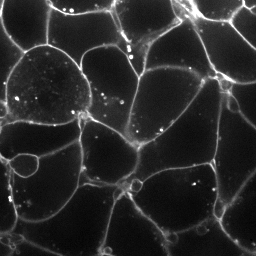
#> input picture data/membrane2d.png, 256 x 256 px
$ jupyter execute --allow-errors cell_segmentation_analysis.ipynb
#> lines starting #> are read from the running program, lines starting #| are printed output that depends on the picture; after the words box and inside, x2 and y2 are one past the last pixel; in counts of white or black regions, pixels touching at a corner belong together
# Cell Segmentation Analysis
This notebook performs cell segmentation on the provided microscopy image using the watershed algorithm.

## Step 1: Load the Image
We begin by loading the image from the specified path.

[cell 1]
import numpy as np
import matplotlib.pyplot as plt
from skimage import io

# Load the image
image = io.imread('../data/membrane2d.png', as_gray=True)
#> image is the input picture: shape (256, 256); min 0, max 255, mean 43.7

# Display the image
plt.imshow(image, cmap='gray')
plt.title('Original Image')
plt.axis('off')
plt.show()

## Step 2: Background Removal
Apply a white top-hat filter to remove background and enhance the foreground.

[cell 2]
from skimage import morphology

# Apply white top-hat transformation
selem = morphology.disk(15)
image_tophat = morphology.white_tophat(image, selem)
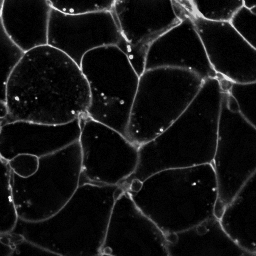
#> image_tophat: shape (256, 256); min 0, max 242, mean 21.3

# Display the result
plt.imshow(image_tophat, cmap='gray')
plt.title('White Top-hat Transformation')
plt.axis('off')
plt.show()

## Step 3: Image Thresholding
Convert the image into a binary image using Otsu's thresholding method.

[cell 3]
from skimage import filters

# Thresholding
binary = image_tophat > filters.threshold_otsu(image_tophat)
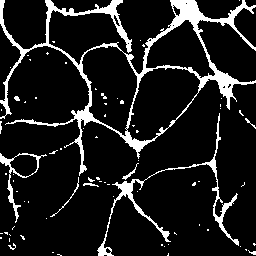
#> binary: shape (256, 256) bool; 11.3% white; 76 white regions (66 under 20 px), largest, box (x1, y1, x2, y2) and area: (0, 0, 256, 176) 5205, (97, 113, 239, 256) 1266, (0, 153, 47, 223) 392

# Display the binary image
plt.imshow(binary, cmap='gray')
plt.title('Binary Image')
plt.axis('off')
plt.show()

## Step 4: Distance Transform
Compute the distance transform of the binary image and negate it.

[cell 4]
from scipy import ndimage as ndi

# Compute and negate the distance transform
distance = ndi.distance_transform_edt(binary)
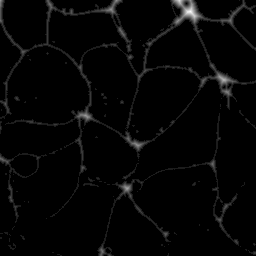
#> distance: shape (256, 256) float64; min 0, max 8.94, mean 0.186; drawn with min black and max white
distance = -distance
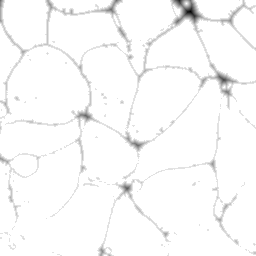
#> distance: shape (256, 256) float64; min -8.94, max 0, mean -0.186; drawn with min black and max white

# Display the distance transform
plt.imshow(distance, cmap='gray')
plt.title('Distance Transform')
plt.axis('off')
plt.show()

## Step 5: Find Local Maxima
Identify the local maxima for marker-based watershed segmentation.

[cell 5]
from skimage import feature

# Find local maxima
local_maxi = feature.peak_local_max(distance, labels=binary)
#> local_maxi = 3903 pairs, first value 1 to 254, second value 1 to 254

# Create a binary image where local maxima are 1
markers, _ = ndi.label(local_maxi)
#> markers = 3903 pairs, first value 1 to 1, second value 1 to 1

# Display the markers
plt.imshow(markers, cmap='nipy_spectral')
plt.title('Markers')
plt.axis('off')
plt.show()
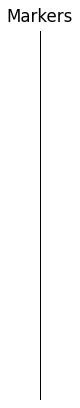
#> figure drawn by matplotlib, 1 panel

$ run again, with data/blobs.png copied over data/membrane2d.png
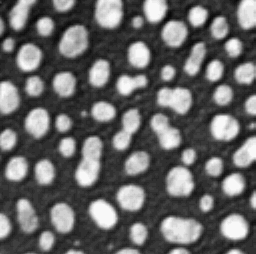
#> input picture data/blobs.png, 256 x 254 px
#> image is the input picture: shape (254, 256); min 8, max 248, mean 103.3
#> `binary = image_tophat > filters.threshold_otsu(image_tophat)`:
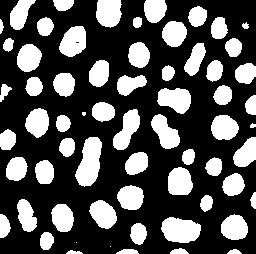
#> binary: shape (254, 256) bool; 32.3% white; 64 white regions (3 under 20 px), largest, box (x1, y1, x2, y2) and area: (75, 137, 102, 187) 898, (161, 217, 201, 243) 798, (157, 88, 191, 114) 642
#> `distance = -distance`:
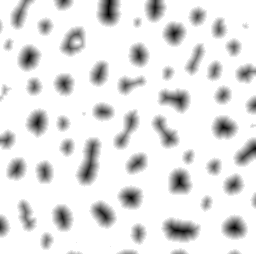
#> distance: shape (254, 256) float64; min -12.53, max 0, mean -1.28; drawn with min black and max white
#> local_maxi = 3344 pairs, first value 1 to 252, second value 1 to 254
#> markers = 3344 pairs, first value 1 to 1, second value 1 to 1

$ run again, with data/hela-cells-8bit.png copied over data/membrane2d.png
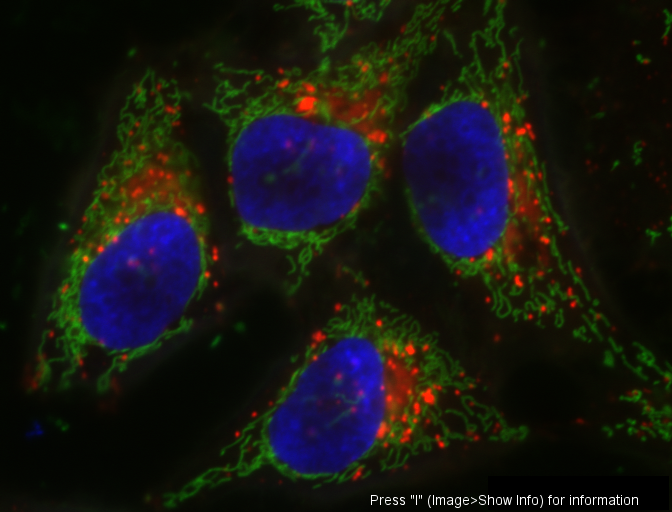
#> input picture data/hela-cells-8bit.png, 672 x 512 px
#> `binary = image_tophat > filters.threshold_otsu(image_tophat)`:
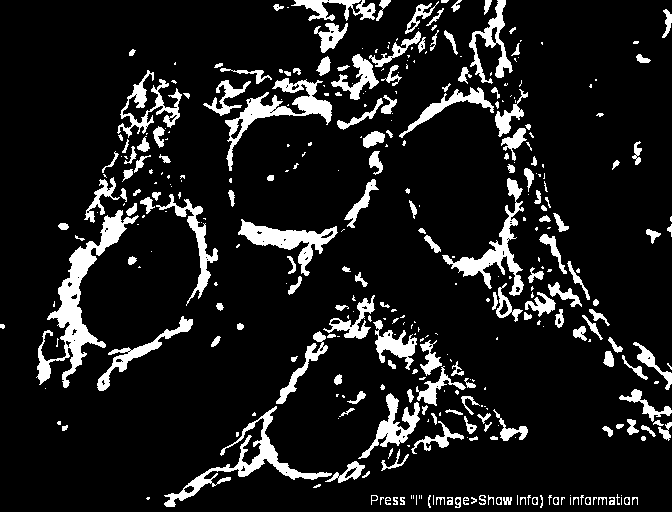
#> binary: shape (512, 672) bool; 11.5% white; 361 white regions (180 under 20 px), largest, box (x1, y1, x2, y2) and area: (36, 210, 139, 388) 3766, (164, 406, 332, 507) 2202, (225, 78, 332, 171) 2165
#> `distance = -distance`:
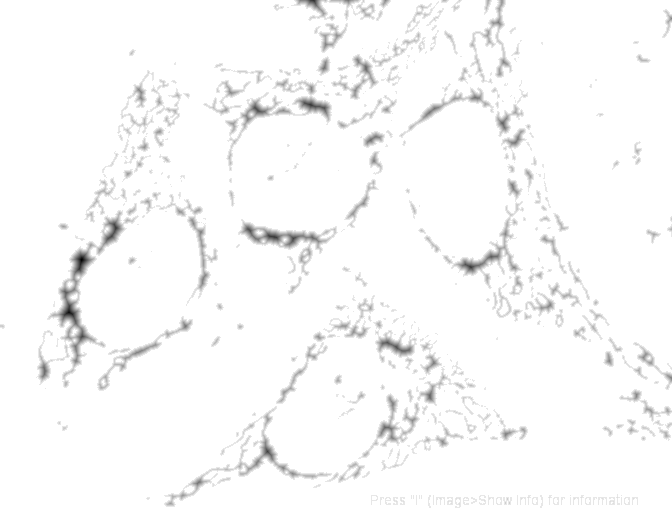
#> distance: shape (512, 672) float64; min -10.63, max 0, mean -0.232; drawn with min black and max white
#> local_maxi = 15636 pairs, first value 1 to 507, second value 1 to 670
#> markers = 15636 pairs, first value 1 to 1, second value 1 to 1
